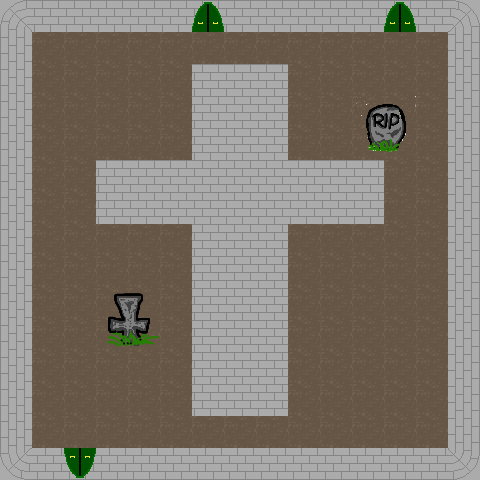

This is a level from a 2D game, rendered from its Tiled map with the project's own tilesets. A one-line summary and the map file follow, with tile-layer data summarised:
An orthogonal 15x15 tile map with 32x32 px tiles, 2 tile layers (Tile Layer 1, Tile Layer 2), 7 tilesets and 3 objects (3x carpet).

<map version="1.0" orientation="orthogonal" width="15" height="15" tilewidth="32" tileheight="32">
 <tileset firstgid="1" name="tiles-wall-floor" tilewidth="32" tileheight="32">
  <image source="../sprites/tiles-wall-floor.png" width="128" height="128" />
 </tileset>
 <tileset firstgid="17" name="walls-with-door" tilewidth="32" tileheight="32">
  <image source="../sprites/walls-with-door.png" width="128" height="128" />
 </tileset>
 <tileset firstgid="33" name="carpet" tilewidth="32" tileheight="32">
  <image source="../sprites/carpet.png" width="32" height="32" />
 </tileset>
 <tileset firstgid="34" name="sand" tilewidth="32" tileheight="32">
  <image source="../sprites/sand.png" width="64" height="64" />
 </tileset>
 <tileset firstgid="38" name="gargyole" tilewidth="64" tileheight="64">
  <image source="../sprites/gargyole.png" width="64" height="64" />
 </tileset>
 <tileset firstgid="39" name="gravestone1" tilewidth="32" tileheight="32">
  <image source="../sprites/grave.png" width="64" height="64" />
 </tileset>
 <tileset firstgid="43" name="gravestone2" tilewidth="64" tileheight="64">
  <image source="../sprites/grave2.png" width="64" height="64" />
 </tileset>
 <layer name="Tile Layer 1" width="15" height="15">
  <data>[225 cells, 225 non-empty, 13 distinct tile ids]</data>
 </layer>
 <objectgroup name="objects" width="15" height="15">
  <object name="carpet" type="carpet" gid="33" x="64" y="432" width="32" height="16">
   <properties>
    <property name="target" value="4" />
   </properties>
  </object>
  <object name="carpet" type="carpet" gid="33" x="386" y="33" width="32" height="16">
   <properties>
    <property name="locked" value="yes" />
    <property name="target" value="5" />
   </properties>
  </object>
  <object name="carpet" type="carpet" gid="33" x="192" y="32" width="32" height="16">
   <properties>
    <property name="target" value="2" />
   </properties>
  </object>
 </objectgroup>
 <layer name="Tile Layer 2" width="15" height="15">
  <data>[225 cells, 5 non-empty, 5 distinct tile ids]</data>
 </layer>
</map>